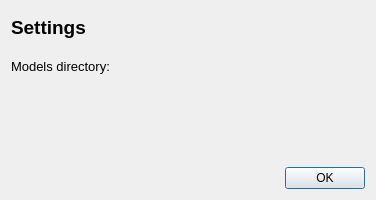
<?xml version="1.0" encoding="UTF-8"?>
<ui version="4.0">
 <class>Data_Settings_Dialog</class>
 <widget class="QDialog" name="Data_Settings_Dialog">
  <property name="geometry">
   <rect>
    <x>0</x>
    <y>0</y>
    <width>376</width>
    <height>200</height>
   </rect>
  </property>
  <property name="minimumSize">
   <size>
    <width>376</width>
    <height>200</height>
   </size>
  </property>
  <property name="maximumSize">
   <size>
    <width>700</width>
    <height>200</height>
   </size>
  </property>
  <property name="focusPolicy">
   <enum>Qt::NoFocus</enum>
  </property>
  <property name="acceptDrops">
   <bool>false</bool>
  </property>
  <property name="windowTitle">
   <string>Data Folder Settings</string>
  </property>
  <layout class="QGridLayout" name="gridLayout">
   <item row="0" column="0" colspan="2">
    <widget class="QLabel" name="label_2">
     <property name="font">
      <font>
       <family>Nirmala UI</family>
       <pointsize>14</pointsize>
       <weight>75</weight>
       <bold>true</bold>
      </font>
     </property>
     <property name="text">
      <string>Settings</string>
     </property>
    </widget>
   </item>
   <item row="1" column="0">
    <widget class="QLabel" name="label">
     <property name="font">
      <font>
       <pointsize>10</pointsize>
      </font>
     </property>
     <property name="text">
      <string>Models directory:</string>
     </property>
    </widget>
   </item>
   <item row="1" column="1">
    <widget class="QgsFileWidget" name="model_file_dialog">
     <property name="fullUrl">
      <bool>true</bool>
     </property>
     <property name="storageMode">
      <enum>QgsFileWidget::GetDirectory</enum>
     </property>
    </widget>
   </item>
   <item row="2" column="0" colspan="2">
    <widget class="QLabel" name="found_models_label">
     <property name="font">
      <font>
       <pointsize>10</pointsize>
      </font>
     </property>
     <property name="text">
      <string/>
     </property>
    </widget>
   </item>
   <item row="3" column="0" colspan="2">
    <widget class="QLabel" name="found_models_titles_label">
     <property name="font">
      <font>
       <pointsize>10</pointsize>
       <weight>75</weight>
       <bold>true</bold>
      </font>
     </property>
     <property name="text">
      <string/>
     </property>
    </widget>
   </item>
   <item row="4" column="1">
    <widget class="QDialogButtonBox" name="buttonBox">
     <property name="orientation">
      <enum>Qt::Horizontal</enum>
     </property>
     <property name="standardButtons">
      <set>QDialogButtonBox::Ok</set>
     </property>
    </widget>
   </item>
  </layout>
 </widget>
 <customwidgets>
  <customwidget>
   <class>QgsFileWidget</class>
   <extends>QWidget</extends>
   <header>qgsfilewidget.h</header>
  </customwidget>
 </customwidgets>
 <resources/>
 <connections>
  <connection>
   <sender>buttonBox</sender>
   <signal>accepted()</signal>
   <receiver>Data_Settings_Dialog</receiver>
   <slot>accept()</slot>
   <hints>
    <hint type="sourcelabel">
     <x>248</x>
     <y>254</y>
    </hint>
    <hint type="destinationlabel">
     <x>157</x>
     <y>274</y>
    </hint>
   </hints>
  </connection>
  <connection>
   <sender>buttonBox</sender>
   <signal>rejected()</signal>
   <receiver>Data_Settings_Dialog</receiver>
   <slot>reject()</slot>
   <hints>
    <hint type="sourcelabel">
     <x>316</x>
     <y>260</y>
    </hint>
    <hint type="destinationlabel">
     <x>286</x>
     <y>274</y>
    </hint>
   </hints>
  </connection>
 </connections>
</ui>
